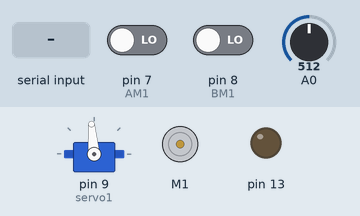
The sketch below on a simulated Arduino Uno, built with avr-gcc and run on an emulated ATmega328P. Parts: servo, DC motor (green arrow = forward, orange = backward, longer = faster), output pins drawn as LEDs (lit = HIGH). Inputs (shaded band) come from the test bench; at power-on: A0 = 512, pin 7 (AM1) LOW, pin 8 (BM1) LOW.

Above: at 3.2 s.
3.3 s: "m" received over Serial
At 4.2 s:
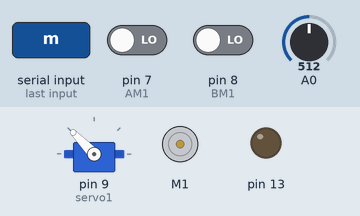
6.3 s: "e" received over Serial
At 7.1 s:
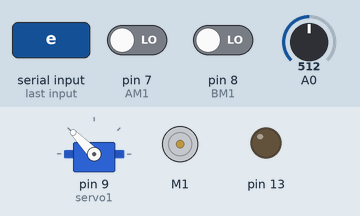
9.3 s: A0 set to 102
12.1 s: A0 set to 85
At 14.15 s:
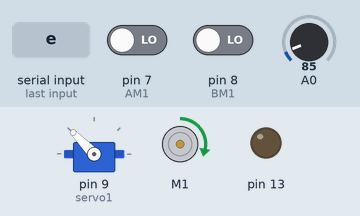
15.1 s: byte 100 (100) received over Serial
At 16.9 s:
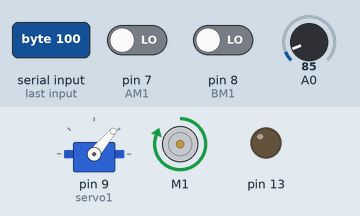
17.6 s: byte 0 (0) received over Serial
At 18.0 s:
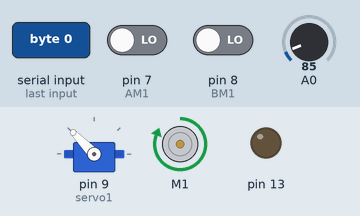
Timing chart, 0 to 20.1 s (numbered marks = the images above; inputs shaded):
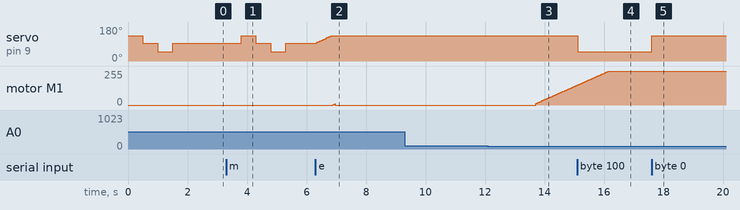

Measured:
- the behaviour switches between 96 and 95 on A0 (found by bisection; images 2 and 3)
- after the input at 3.3 s, servo on pin 9 (servo1): 95° → 134° after 0.50 s, → 95° 0.50 s later, → 50° 0.50 s later, → 95° 0.50 s later
- after the input at 6.3 s, servo on pin 9 (servo1): moves from 95° to 134° over 0.48 s, starting at once
- after the input at 9.3 s, every drawn part: stays the same
- after the input at 12.1 s, motor M1: moves from stopped to forward 149/255 over 1.4 s, starting after 1.6 s
- after the input at 15.1 s, servo on pin 9 (servo1): 134° → 50° at once
- after the input at 17.6 s, servo on pin 9 (servo1): 50° → 134° at once

The sketch:

F_Drive_15.ino
```cpp
#include<Servo.h>                        //導入伺服馬達函式庫
#include <Wire.h>
#include <Adafruit_MotorShield.h>


Servo servo1;                           //建立Servo物件
Adafruit_MotorShield AFMS = Adafruit_MotorShield();   //創建直流馬達物件，使用默認的I2C地址

Adafruit_DCMotor *myMotor = AFMS.getMotor(1);   //使用 M1 來控制直流馬達

int stop_start=0;          //遇障礙物停止狀態:無                                 //////////////////////////////////////////////////////////////////////////////////////////////////
//伺服馬達區-----------------------------------------------------------
int cmd1;                 //最終角度
int mid=95;  //92         //前輪中間馬達角度
int right=mid+39;//    130//前輪最右邊馬達角度
int left=mid-45;  //40    //前輪最左邊馬達角度
int mid_left=mid-20;    //-35  //中左值
int mid_right=mid+19;  //+18    //中右值
//PID區----------------------------------------------------------------
int error;                //與50的誤差
int integral=0;           //積分值
int derivative;           //微分值
int last_error=0;         //上次的誤差
int PID1;                 //運算的PID值
//紅外線測距區---------------------------------------------------------
int stop_step=0;          //停止距離次數
int slow_step=0;          //放慢距離速度
int go_step=0;            //重啟車子次數
//車子狀態-------------------------------------------------------------
int car_stop=0;              //停車狀態=0,開車狀態=1
//車子啟動--------------------------------------------------------
int action=0;                   //是否在開啟狀態
//直流馬達區-----------------------------------------------------------
int Speed_pwm=0;                //後輪pwm值

unsigned long times;            //舊時間
unsigned long newtime;          //新時間
int AM1=7;             //相位A腳位
int BM1=8;             //相位B腳位
int valA=0;            //A的累積值
int valB=0;            //B的累積值
int flagA=0;           //A的狀態
int flagB=0;           //B的狀態
int d_time=7;          //週期時間

float Normal_speed_min=0.85; //0.8     0.95極限   正常轉速最小值
float Normal_speed_max=0.86; //0.81    0.96極限   正常轉速最大值

float Slow_speed_min=0.5;//0.5     0.58    放慢轉速最小值
float Slow_speed_max=0.51;//0.6      0.6     放慢轉速最大值

float Rotating_speed_min=Normal_speed_min;        //現在轉速最小值
float Rotating_speed_max=Normal_speed_max;        //現在轉速最大值
//前進停止---------------------------------------------------------
void Forward(int pwm){          //前進
  myMotor->run(FORWARD);   //前進
  myMotor->setSpeed(pwm);  //速度，範圍 0~255
  }
void Stop(){                    //停止
  myMotor->run(RELEASE);   //停止
}
//測距-----------------------------------------------------------
int Distance(){
  float volts = analogRead(A0)*(5./1024.);    //將 0~1024 轉換成 0~5
  int distance = 13*pow(volts, -1);           //計算距離
  return distance;                            //回傳距離
  }
//設定------------------------------------------------------------------
void setup() {
Serial.begin(115200);     //傳輸速率
servo1.attach(9);        //伺服馬達腳位
pinMode(AM1,INPUT);      //脈衝腳位1
pinMode(BM1,INPUT);      //脈衝腳位2
pinMode(13,OUTPUT);       //轉彎提示燈腳位
digitalWrite(13,LOW);     //轉彎提示燈關閉
cmd1=0;                   //初始化
AFMS.begin();   //使用直流馬達物件
servo1.write(right);     //---------------------------------------------
delay(500);              //知道arduino有正常運作

servo1.write(mid);
delay(500);

servo1.write(left);
delay(500);

servo1.write(mid);
delay(500);              //----------------------------------------------

}

void loop() {
delay(3);
//計算車子速度------------------------------------------------------------
  if(car_stop==1){          //停車狀態=0,開車狀態=1
  newtime=times=millis();
  while((newtime-times)<d_time){
    if(digitalRead(AM1)==HIGH && flagA==0){
      valA++;
      flagA=1;
      }
    if(digitalRead(AM1)==LOW && flagA==1){
      valA++;
      flagA=0;
      }
    if(digitalRead(BM1)==HIGH && flagB==0){
      valB++;
      flagB=1;
      }
    if(digitalRead(BM1)==LOW && flagB==1){
      valB++;
      flagB=0;
      }
      newtime=millis();
    }
    double r=(valA+valB)/(1.98*d_time);      //Rotating speed

  if(r<Rotating_speed_min){               //轉速小於最小轉速
    Speed_pwm=Speed_pwm+1;                //pwm上升
    }
  else if(r>Rotating_speed_max){          //轉速大於最大轉速
    Speed_pwm=Speed_pwm-2;                //pwm下降
    }
    if(Speed_pwm>255){                    //如果pwm大於255
      Speed_pwm=255;                      //pwm等於255
      }
    if(Speed_pwm<0){                      //如果pwm小於0
      Speed_pwm=0;                        //pwm等於0
      }
  Forward(Speed_pwm);                     //前進
  valA=valB=0;                            //脈衝累積值重新計算
  }

//測距區--------------------------------------------------------------
int lon=Distance();
//lon=30;
if(action==1 && car_stop==0 && (lon>27 || lon==0)){          //stop=0,go=1  如果在停車狀態下障礙物離開
  go_step=go_step+1;
  if(go_step>=500){
    car_stop=1;                 //停車狀態=0,開車狀態=1
    go_step=0;                  //重新計算
    stop_start=0;     ////////////////////////////////////////////////////////////////////////////////////////////////////////////////////////////
    }
  }
  if(action==1 && lon>=1 && lon<=20){              //當前方物品距離1~20之間 //////////////////////////////////////////////////
    slow_step=0;
    stop_step=stop_step+1;
    if(stop_step>=10){                 //重複確認5次 stop
      car_stop=0;                     //停車狀態=0,開車狀態=1
      Stop();
      stop_start=1;       ////////////////////////////////////////////////////////////////////////////////////////////////////////////////////////
      }
    }

  else if(car_stop==1 && lon>20 && lon<=27){       //stop=0,go=1   當前方物品距離20~27之間
    stop_step=0;
    slow_step=slow_step+1;
    if(slow_step>=10){                              //重複確認5次 slow down
      Rotating_speed_min=Slow_speed_min;            //更改標準:放慢
      Rotating_speed_max=Slow_speed_max;            //更改標準:放慢
      car_stop=1;                                //停車狀態=0,開車狀態=1
      }
    }
//一般開車------------------------------------------------------------
else{
  slow_step=0;                  //計算停車的次數歸零
  stop_step=0;                  //計算減速的次數歸零
  if(Serial.available() && stop_start==0){        //Serial.available >=1 的時候會執行，Serial.available >=1等於有資料傳入
  int cmd=Serial.read();         //接受到的值

  if (action==0){               //如果全停狀態後第一次接收到訊息
      action=1;                   //python結束前不會再跑這個判斷式
      car_stop=1;                 //停車狀態=0,開車狀態=1  車子開始行走
      Rotating_speed_min=Normal_speed_min;         //更改標準:正常
      Rotating_speed_max=Normal_speed_max;         //更改標準:正常
      }
     if (cmd=='m'){                //all stop(python結束時)
      Stop();
      servo1.write(mid);
      delay(500);
      servo1.write(right);
      delay(500);
      servo1.write(mid);
      delay(500);
      servo1.write(left);
      delay(500);
      servo1.write(mid);
      delay(1000);
      digitalWrite(13,LOW);      //提示燈關閉
      action=0;                  //重新等待開始
      car_stop=0;                //停車狀態=0,開車狀態=1 //車子停止
  }
     else if(cmd=='n'){          //紅燈
        servo1.write(mid);
        car_stop=0;                  //停車狀態=0,開車狀態=1
        action=2;                    //紅燈的等待
        Stop();
        delay(1000);
      }

     else if(action==2 && cmd=='l'){      //綠燈
        servo1.write(mid);
        car_stop=1;                 //停車狀態=0,開車狀態=1
        Rotating_speed_min=0.35;      //更改標準:放慢   較特殊
        Rotating_speed_max=0.45;      //更改標準:放慢   較特殊
        action=1;                   //變回一般開車
    }

    else if(cmd=='e'){              //十字路口右轉
      car_stop=1;                         //停車狀態=0,開車狀態=1
      Rotating_speed_min=Slow_speed_min;      //更改標準:放慢
      Rotating_speed_max=Slow_speed_max;      //更改標準:放慢
      for(int i=mid;i<=right;i+=((right-mid)/10)){
      if(i>right){
        i=right;
        }
      servo1.write(i);
      delay(40);   //30
      }
      }

    else if(cmd=='f'){                   //十字路口直走
      car_stop=1;                        //停車狀態=0,開車狀態=1
      Rotating_speed_min=Slow_speed_min;      //更改標準:放慢
      Rotating_speed_max=Slow_speed_max;      //更改標準:放慢
      servo1.write(mid);
      delay(50);
      }

    else if(cmd=='g'){                     //十字路口左轉
      car_stop=1;                          //停車狀態=0,開車狀態=1
      Rotating_speed_min=Slow_speed_min;      //更改標準:放慢
      Rotating_speed_max=Slow_speed_max;      //更改標準:放慢
      for(int i=mid;i>=left;i-=((mid-left)/10)){
      if(i<left){
        i=left;
        }
      servo1.write(i);
      delay(50);   //35
      }
      }

    else if(cmd=='j'){                 //進入十字路口時
      car_stop=1;                       //停車狀態=0,開車狀態=1
      servo1.write(mid);
      delay(100);
      Rotating_speed_min=Slow_speed_min;      //更改標準:放慢  較特殊0.59
      Rotating_speed_max=Slow_speed_max;      //更改標準:放慢  較特殊0.69
      digitalWrite(13,HIGH);               //提示燈開啟
      servo1.write(mid);
      }

    else if(cmd=='r'){                //當十字路口直走時，右邊線消失，往右靠
      car_stop=1;                      //停車狀態=0,開車狀態=1
      servo1.write(mid+20);
      Rotating_speed_min=Slow_speed_min;    //更改標準:放慢
      Rotating_speed_max=Slow_speed_max;    //更改標準:放慢
      }
    else if(cmd=='s'){                //當十字路口直走時，左邊線消失，往左靠
      car_stop=1;                      //停車狀態=0,開車狀態=1
      servo1.write(mid-20);
      Rotating_speed_min=Slow_speed_min;        //更改標準:放慢
      Rotating_speed_max=Slow_speed_max;        //更改標準:放慢
      }

   else {
    digitalWrite(13,LOW);             //提示燈關閉
    error=cmd-50;                     //誤差

    if(cmd==0 || cmd==100){           //當在最左或最右時不計算PID
      error=0;
      derivative=0;
      integral=0;
      }
    else{
    derivative=error-last_error;       //這一次誤差減上一次誤差
    integral=integral+error;           //前面的誤差全部加總
    }

    PID1=cmd+0*integral+2*derivative;   //計算PD控制

    last_error=error;                //將前一次誤差保留

    if(PID1>100){
      PID1=100;
      }
    if(PID1<0){
      PID1=0;
      }

    if(PID1>25 && PID1<=50){                   //中右轉轉換
    cmd1=map(PID1,26,50,mid_right,mid);
    }
    if(PID1>=0 && PID1<=25){
    cmd1=map(PID1,0,25,right,mid_right);
    }

    if(PID1>=50 && PID1<75){                   //中左轉轉換
    cmd1=map(PID1,50,74,mid,mid_left);
      }

    if(PID1>=75 && PID1<=100){
    cmd1=map(PID1,75,100,mid_left,left);
    }

    car_stop=1;                             //stop=0,go=1  //正常運作下
    servo1.write(cmd1);
    Rotating_speed_min=Normal_speed_min;         //更改標準:正常
    Rotating_speed_max=Normal_speed_max;         //更改標準:正常

   if(PID1<=25 || PID1>=75){
    Rotating_speed_min=Slow_speed_min;           //更改標準:放慢
    Rotating_speed_max=Slow_speed_max;           //更改標準:放慢
     }

   }
  }
 }
}
```
